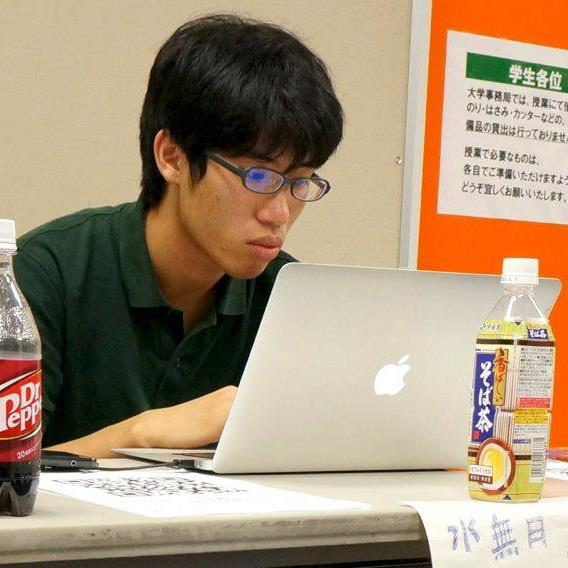
#> input picture histgram/ozawa.jpg, 568 x 568 px
$ python histgram.py
#> lines starting #> are read from the running program, lines starting #| are printed output that depends on the picture
#coding:utf-8
from PIL import Image
from pylab import *


if __name__ == "__main__":
    #画像を配列に読み込む
    im = array(Image.open('ozawa.jpg').convert('L'))
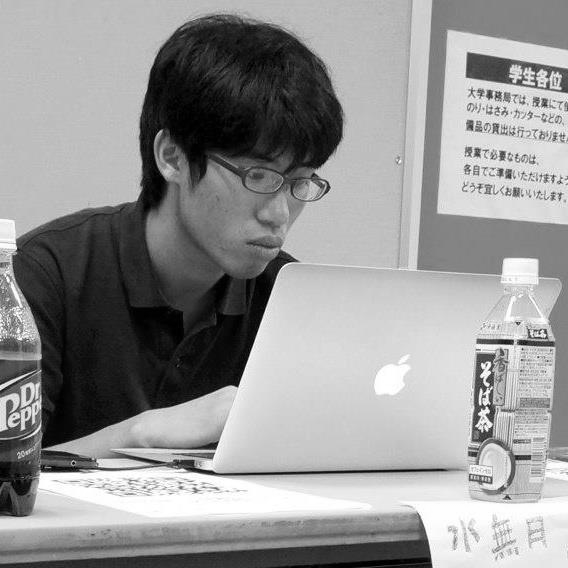
#> im: shape (568, 568); min 0, max 255, mean 148.7

    #新しい図を作成
    figure()

    #Grayすけーる
    gray()

# 左上隅を原点とする等高線を表示
    contour(im, origin='image')
    axis('equal')
    axis('off')

    figure()
    hist(im.flatten(), 128)
    show()
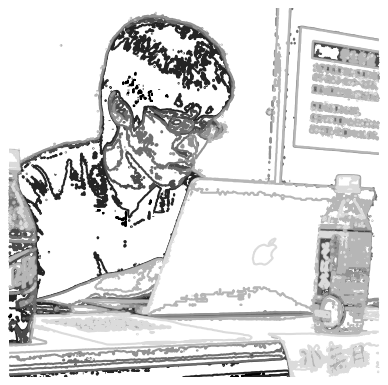
#> figure drawn by matplotlib, 1 panel
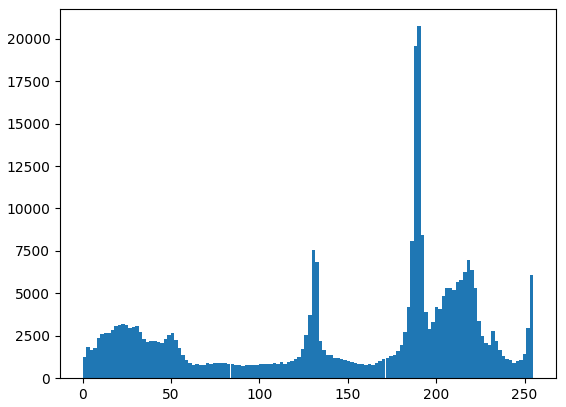
#> figure drawn by matplotlib, 1 panel; tallest bar 20740 high, from x = 189.3 to 191.2
